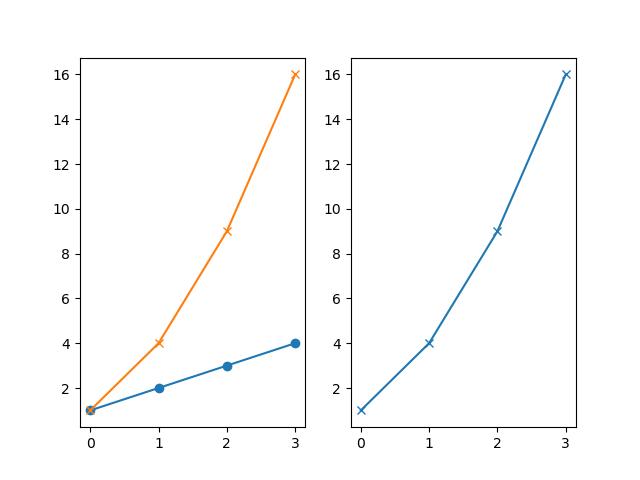

Write Python code to recreate this figure.
#Subplot

from matplotlib import pyplot as plt
x=[1,2,3,4]
y=[1,4,9,16]

plt.subplot(1,2,1)   #Row = 1, Col = 2, Last 1 = pos of this plot
plt.plot(x,"-o")

ax1=plt.subplot(1,2,1)  
ax2=plt.subplot(1,2,2,sharey=ax1)  #Locks the Y-axis. Y-axis of 2 plots will be same now.
plt.plot(y,"-x")

plt.subplot(1,2,1)
plt.plot(y,"-x")

plt.show()
